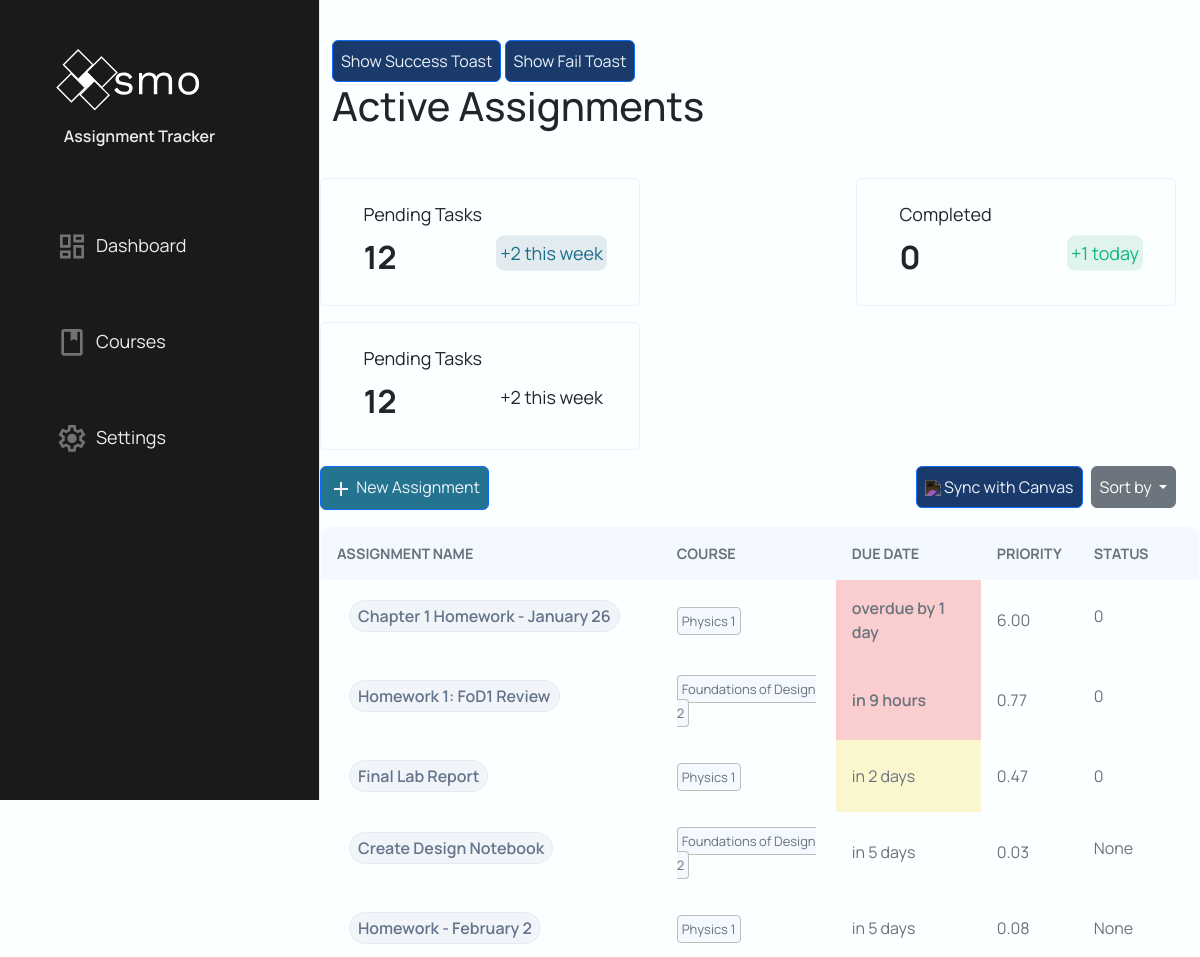
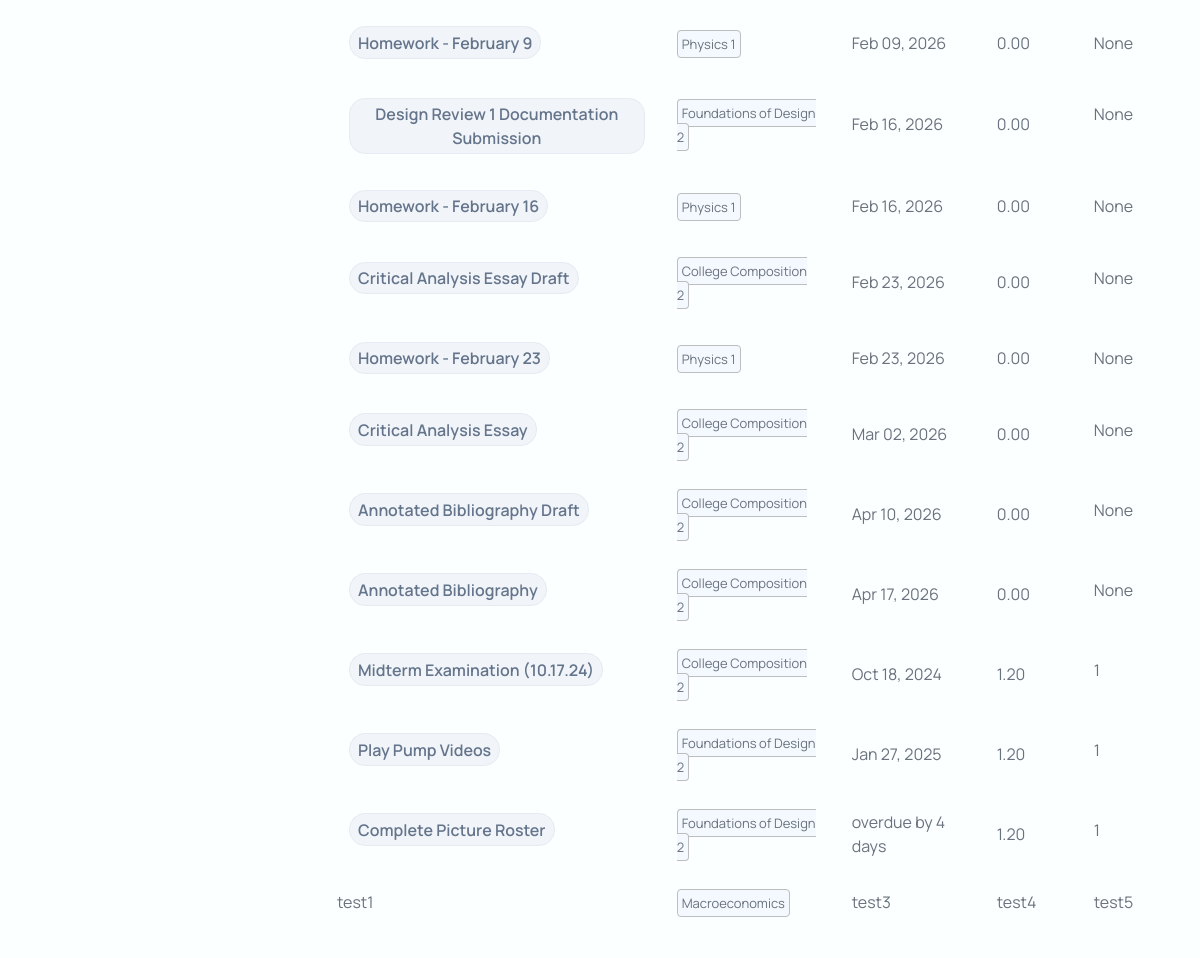
The page /dashboard/ (signed in) on the database its author committed (2 pictures, top to bottom).
### models/assignment.py (models this page shows, shortened)
class Assignment(db.Model):
    __tablename__ = "assignments"
    assignment_id = db.Column("assignment_id", db.Integer, primary_key=True, autoincrement=True)
    user_id = db.Column("user_id", db.Integer, db.ForeignKey("users.user_id"), nullable=False)
    course_id = db.Column("course_id", db.Integer, db.ForeignKey("courses.course_id"), nullable=False)
    course = db.relationship("Course", back_populates="assignments", foreign_keys="Assignment.course_id")
    title = db.Column("title", db.Text, nullable=False)
    description = db.Column("description", db.Text, nullable=True)
    due = db.Column("due", db.Text, nullable=False)        # ISO-8601 text datetime recommended
    status = db.Column("status", db.Integer, nullable=True)  # 0/1 or enum-like int
    created = db.Column("created", db.Text, nullable=True)
    updated = db.Column("updated", db.Text, nullable=True)
    points_possible = db.Column("points_possible", db.Integer, nullable=True)
    score = db.Column("score", db.Float, nullable=True)  # Actual score achieved
    canvas_assignment_id = db.Column("canvas_assignment_id", db.Integer, nullable=True)
    workflow_state = db.Column("workflow_state", db.Text, nullable=True)
    unlock_at = db.Column("unlock_at", db.Text, nullable=True)
    html_url = db.Column("html_url", db.Text, nullable=True)
    submission_type = db.Column("submission_type", db.Text, nullable=True)
    canvas_base_url = db.Column("canvas_base_url", db.Text, nullable=True)
    last_canvas_sync = db.Column("last_canvas_sync", db.Text, nullable=True)
    effort = db.Column("effort", db.Integer, nullable=True, default=1) # 1=Low, 2=Med, 3=High
    event_id = db.Column("event_id", db.Text, nullable=True)

### models/courses.py (models this page shows, shortened)
class Course(db.Model):
    __tablename__ = "courses"
    assignments = db.relationship("Assignment",
                                  back_populates="course",
                                  foreign_keys="Assignment.course_id",
                                  primaryjoin = "Course.course_id == Assignment.course_id"
                                  )
    course_id = db.Column(
        "course_id",
        db.Integer,
        primary_key=True,
        autoincrement=True
    )
    user_id = db.Column(
        "user_id",
        db.Integer,
        db.ForeignKey("users.user_id"),
        nullable=False
    )
    course_name = db.Column(
        "course_name",
        db.Text,
        nullable=False
    )
    course_code = db.Column(
        "course_code",
        db.Text,
        nullable=False
    )
    canvas_course_id = db.Column(
        "canvas_course_id",
        db.Integer,
        nullable=True
    )
    workflow_state = db.Column(
        "workflow_state",
        db.Text,
        nullable=True
    )
    time_zone = db.Column(
        "time_zone",
        db.Text,
        nullable=True
    )
    end_at = db.Column(
        "end_at",
        db.Text,
        nullable=False
    )
    last_sync = db.Column(
        "last_sync",
        db.Text,
        nullable=True
    )
    canvas_base_url = db.Column(
        "canvas_base_url",
        db.Text,
        nullable=True
    )
    weight = db.Column(
        "weight",
        db.Float,
        default=1.0,
        nullable=False
    )

### Website/MainPage/mainPage.py (the view)
@mainPage_bp.route("/dashboard/", methods=["POST", "GET"])
@login_required
def dashboard():
    user_id = current_user.user_id
    assignmentRepo = AssignmentRepo()
    courseRepo = CourseRepo()
    userRepo = UserRepo()
    deleteForm = DeleteAssignment()
    assignmentForm = AssignmentCreateForm().updateCourseSelect(courseRepo.getAllCoursesById(user_id))
    editAssignmentForm = EditAssignmentForm()
    checkForm = CheckForm()
    sort_key = (request.args.get("sort"))
    if sort_key is None:
        sort_key = "due"
    else:
        sort_key = sort_key.strip().lower()
    SORT_MAP = {
    "course"      : assignmentRepo.get_SortedByName_Assignment,
    "due"       : assignmentRepo.get_SortedByDue_Assignment,
    "points"    : assignmentRepo.get_SortedByPoints_Assignment,
    "priority"  : assignmentRepo.getAllAssignmentById # Sort manually after calculation
    }
    assignments = SORT_MAP.get(sort_key, assignmentRepo.getAllAssignmentById)(user_id)
    scoring_service = ScoringService(user_id)
    for assignment in assignments:
        assignment.priority_score = scoring_service.calculate_score(assignment, assignment.course)
        assignment.due_display, assignment.due_hour = format_due_display(assignment.due)
    if sort_key == "priority":
        assignments.sort(key=lambda x: x.priority_score, reverse=True)
    if deleteForm.validate_on_submit:
        print(f"Assignment ID: {deleteForm.assignment_id.data}")
    completed = userRepo.getComplete(user_id)
    return render_template("dashboard.html",
                           completed=completed,
                           assignments=assignments,
                           deleteForm=deleteForm,
                           assignmentForm=assignmentForm,
                           editForm=editAssignmentForm,
                           checkForm=checkForm)

### Website/MainPage/templates/dashboard.html (shortened to what this page needs)
{% extends "base.html" %}
{% block content %}
{% block head %}
    <link rel="stylesheet" type="text/css" href="{{ url_for('static', filename='dashboard.css') }}">
    <link rel="stylesheet" type="text/css" href="{{ url_for('static', filename='modal.css') }}">
    <link rel="stylesheet" type="text/css" href="{{ url_for('static', filename='button.css') }}">
    <link rel="stylesheet" type="text/css" href="{{ url_for('static', filename='toast.css') }}">
{%  endblock %}
    <div class="container h-100 w-100">
        <button class="btn btn-primary" onclick="createToast('Test', 'toast-success')">
        Show Success Toast
        </button>
        <button class="btn btn-primary" onclick="createToast('Test', 'toast-fail')">
        Show Fail Toast
        </button>
        <div class="toast-container position-fixed top-0 end-0 p-3">
        </div>
        <div class="col w-100">
            <div class="row">
                <h1>Active Assignments</h1>
            </div>
            <div class="row card-div">
                <div class="card">
                    <p class="card-header1">Pending Tasks</p>
                    <p class="card-number">12</p>
                    <div class="tally">
                        <p class="card-tally-pending">+2 this week</p>
                    </div>
                </div>
                <div class="card">
                    <p class="card-header1">Completed</p>
                    <p class="card-number">{{completed}}</p>
                    <div class="tally">
                        <p class="card-tally-completed">+1 today</p>
                    </div>
                </div>
                <div class="card">
                    <p class="card-header1">Pending Tasks</p>
                    <p class="card-number">12</p>
                    <div class="tally">
                        <p class="card-tally-due">+2 this week</p>
                    </div>
                </div>
            </div>
            <div class="row button-div mt-3 mb-3 w-100">
                <div class="w-auto p-0">
                    <button type="button" class="btn btn-primary btn-create" onclick=showCreateModal()>
                        <img class="create-img" src="{{ url_for('static', filename='/images/navbar/add.svg') }}">
                        New Assignment
                    </button>
                </div>
                <div class="w-auto p-0 ms-auto">
                    <button type="button" class="btn btn-primary" id="sync" onclick=sync()>
                        <img class="btn-icon" src="{{ url_for('static', filename='images/icons/sync1.svg') }}">
                        Sync with Canvas
                    </button>
                </div>
                <div class="w-auto p-0 dropdown">
                    <button class="btn btn-secondary dropdown-toggle" type="button" data-bs-toggle="dropdown" aria-expanded="false">
                        Sort by
                    </button>
                </div>
            </div>
            <div class="row table-div">
                <table class="assignment-table">
                    <tr>
                        <th>Assignment Name</th>
                        <th>Course</th>
                        <th>Due Date</th>
                        <th>Priority</th>
                        <th>Status</th>
                    </tr>
                    {% for assignment in assignments %}
                        <tr class="table-row">
                            <td class="title d-flex align-items-center">
                                <form method="POST" action="/dashboard/assignments/{{ assignment.assignment_id }}/complete" class="d-flex align-items-center m-0 p-0 complete-form">
                                </form>
                                <button
                                    class="btn-name"
                                    onclick=showEditModal(this)
                                    data-assignment-id="{{assignment.assignment_id}}"
                                    data-canvas-id="{{assignment.canvas_assignment_id}}"
                                    data-assignment-name="{{assignment.title}}"
                                    data-assignment-desc="{{assignment.description}}"
                                    data-effort="{{assignment.effort}}">
                                    {{assignment.title}}
                                </button>
                            </td>
                            <td><a class="course-name">{{assignment.course.course_name}}</a></td>
                                {% if assignment.due_hour is none %}
                                    <td>{{assignment.due_display}}</td>
                                {% elif assignment.due_hour == "overdue" and assignment.status != 1 %}
                                    <td class="due-24">{{assignment.due_display}}</td>
                                {% elif assignment.due_hour is string %}
                                    <td>{{assignment.due_display}}</td>
                                {% elif assignment.due_hour < 24 %}
                                    <td class="due-24">{{assignment.due_display}}</td>
                                {% elif assignment.due_hour < 72 %}
                                    <td class="due-72">{{assignment.due_display}}</td>
                                {% else %}
                                    <td>{{assignment.due_display}}</td>
                                {% endif %}
                            <td class="priority">{{"%.2f"|format(assignment.priority_score)}}</td>
                            <td class="status d-flex align-items-center">
                                {{assignment.status}}
                            </td>
                        </tr>
                    </div>
                    {% endfor %}
                    <tr>
                        <td>test1</td>
                        <td><a class="course-name">Macroeconomics</a></td>
                        <td>test3</td>
                        <td>test4</td>
                        <td>test5</td>
                    </tr>
{% endblock %}

### templates/base.html (shortened to what this page needs)
<!doctype html>
<html lang="en">
<head>
    <link href="https://cdn.jsdelivr.net/npm/bootstrap@5.3.8/dist/css/bootstrap.min.css" rel="stylesheet">
    <link rel="stylesheet" type="text/css" href="{{ url_for('static', filename='base.css') }}">
    <link rel="stylesheet" href="https://cdn.jsdelivr.net">
    {% block head %}{% endblock %}
</head>
<body>
    <div class="wrapper">
        <div class="sidebar-div">
            <ul class="sidebar">
                <div class="item">
                    <li>
                        <a>
                            <img class="nav-logo" src="{{ url_for('static', filename='/images/login/OsmoLogo.svg') }}">
                            <p class="text1 brand">Assignment Tracker</p>
                        </a>
                    </li>
                </div>
                <div class="item">
                    <li class="sidebar-item sidebar-brand">
                        <a class="sidebar-link">
                            <img class="nav-img" src="{{ url_for('static', filename='/images/navbar/dashboard1.svg') }}">
                            <span class="text1">Dashboard</span>
                        </a>
                    </li>
                </div>
                <div class="item">
                    <li class="sidebar-item">
                        <a href="#" class="sidebar-link">
                            <img class="nav-img" src="{{ url_for('static', filename='/images/navbar/courses1.svg') }}">
                            <span class="text1">Courses</span>
                        </a>
                </div>
                <div class="item">
                    <li class="sidebar-item">
                        <a href="{{ url_for('mainPage.userInfo') }}" class="sidebar-link">
                            <img class="nav-img" src="{{ url_for('static', filename='/images/navbar/settings.svg') }}">
                            <span class="text1">Settings</span>
                        </a>
                    </li>
                </div>
            </ul>
        </div>
        <div class="main w-100 d-flex flex-row">
            {%block content%}
            {%endblock%}
</body>

### rows shown on the page
Assignment: title "Chapter 1 Homework - January 26", course.course_name "Physics 1", due_display "overdue by 1 day", priority_score "6.00", status "0"
Assignment: title "Homework 1: FoD1 Review", course.course_name "Foundations of Design 2", due_display "in 9 hours", priority_score "0.77", status "0"
Assignment: title "Final Lab Report", course.course_name "Physics 1", due_display "in 2 days", priority_score "0.47", status "0"
Assignment: title "Create Design Notebook", course.course_name "Foundations of Design 2", due_display "in 5 days", priority_score "0.03", status "None"
Assignment: title "Homework - February 2", course.course_name "Physics 1", due_display "in 5 days", priority_score "0.08", status "None"
Assignment: title "Homework - February 9", course.course_name "Physics 1", due_display "Feb 09, 2026", priority_score "0.00", status "None"
Assignment: title "Design Review 1 Documentation Submission", course.course_name "Foundations of Design 2", due_display "Feb 16, 2026", priority_score "0.00", status "None"
Assignment: title "Homework - February 16", course.course_name "Physics 1", due_display "Feb 16, 2026", priority_score "0.00", status "None"
Assignment: title "Critical Analysis Essay Draft", course.course_name "College Composition 2", due_display "Feb 23, 2026", priority_score "0.00", status "None"
Assignment: title "Homework - February 23", course.course_name "Physics 1", due_display "Feb 23, 2026", priority_score "0.00", status "None"
Assignment: title "Critical Analysis Essay", course.course_name "College Composition 2", due_display "Mar 02, 2026", priority_score "0.00", status "None"
Assignment: title "Annotated Bibliography Draft", course.course_name "College Composition 2", due_display "Apr 10, 2026", priority_score "0.00", status "None"
Assignment: title "Annotated Bibliography", course.course_name "College Composition 2", due_display "Apr 17, 2026", priority_score "0.00", status "None"
Assignment: title "Midterm Examination (10.17.24)", course.course_name "College Composition 2", due_display "Oct 18, 2024", priority_score "1.20", status "1"
Assignment: title "Play Pump Videos", course.course_name "Foundations of Design 2", due_display "Jan 27, 2025", priority_score "1.20", status "1"
Assignment: title "Complete Picture Roster", course.course_name "Foundations of Design 2", due_display "overdue by 4 days", priority_score "1.20", status "1"

### other values the page prints
{{ completed }} "0"
